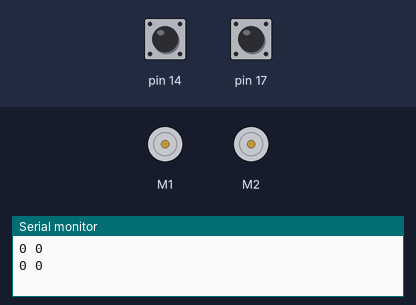
A sketch run on a simulated Arduino Leonardo, built with avr-gcc and run on an emulated ATmega32U4. On the bench: 2 × DC motor (green arrow = forward, orange = backward, longer = faster), the last lines printed to the serial monitor. The test bench sets the inputs (shaded band); at power-on: pin 14 HIGH, pin 17 HIGH.

Above: at 2.8 s.
2.9 s: pin 14 pulled LOW for 1.2 s
At 3.4 s:
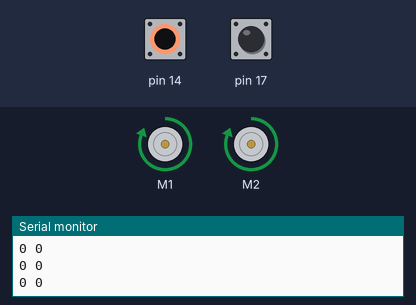
6.5 s: pin 17 pulled LOW for 1.2 s
At 7.8 s:
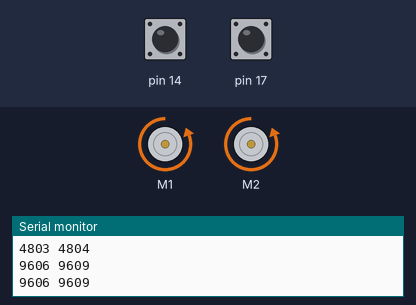
9.5 s: pin 17 pulled LOW for 3.2 s
At 13.9 s:
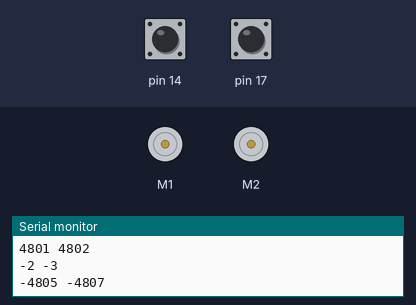
14.5 s: pin 14 pulled LOW for 3.2 s
At 15.6 s:
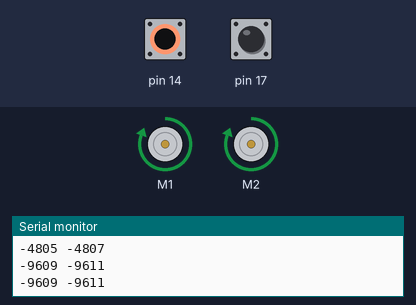
Timing chart, 0 to 19.5 s (numbered marks = the images above; inputs shaded):
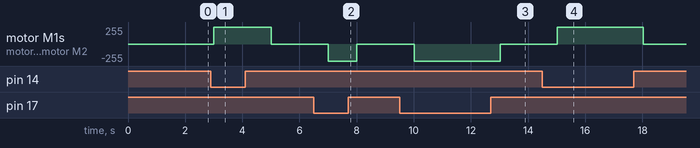

The sketch:

Sensoren_Encoders.ino
```cpp
#include <Wire.h>
#include <Zumo32U4.h>

const int omtrek = 11;

Zumo32U4Encoders encoders;
Zumo32U4Motors motors;
Zumo32U4ButtonA buttonA;
Zumo32U4ButtonC buttonC;

int16_t countsLeft;
int16_t countsRight;

void setup()
{

}

void loop()
{
  // Verzamelt de informatie van de linker en rechter wielen
  countsLeft = encoders.getCountsLeft();
  countsRight = encoders.getCountsRight();
  delay(1000);

  // Stuurt de informatie naar de Seriele Monitor
  Serial.print(countsLeft);
  Serial.print(" ");
  Serial.print(countsRight);
  Serial.println(" ");

  // Zorgt ervoor dat als knop A ingedrukt wordt, de robot vooruit rijdt.
  if (buttonA.isPressed()) {
    motors.setSpeeds(400, 400);

  // Zorgt ervoor dat als knop C ingedrukt wordt, de robot achteruit rijdt.
  } else if (buttonC.isPressed()) {
    motors.setSpeeds(-400, -400);
  } else {
    motors.setSpeeds(0, 0);
  }
}
```

Measured:
- after the input at 2.9 s, motor M1, motor M2: stopped → forward 255/255 after 0.10 s, → stopped 2.0 s later
- after the input at 6.5 s, motor M1, motor M2: stopped → backward 255/255 after 0.51 s, → stopped 1.0 s later
- after the input at 9.5 s, motor M1, motor M2: stopped → backward 255/255 after 0.51 s, → stopped 3.0 s later
- after the input at 14.5 s, motor M1, motor M2: stopped → forward 255/255 after 0.52 s, → stopped 3.0 s later
